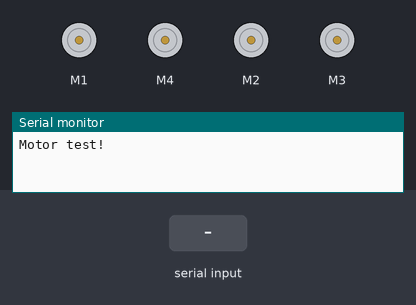
A sketch run on a simulated Arduino Mega 2560, built with avr-gcc and run on an emulated ATmega2560. On the bench: 4 × DC motor (green arrow = forward, orange = backward, longer = faster), the last lines printed to the serial monitor. The inputs (shaded band) are chosen by the test bench.

Above: at 1.2 s.
1.3 s: "i\n" received over the second serial link
At 2.5 s:
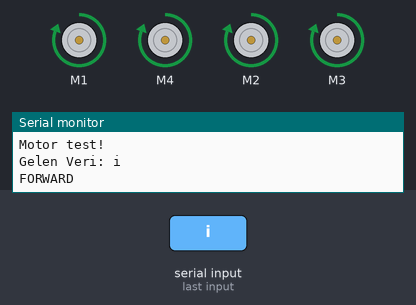
3.5 s: "g\n" received over the second serial link
At 5.4 s:
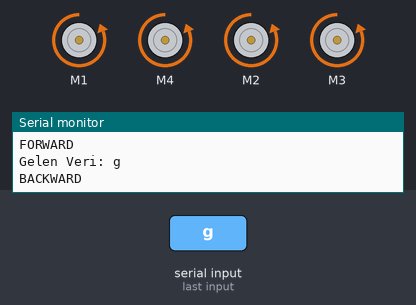
5.7 s: "d\n" received over the second serial link
At 6.17 s:
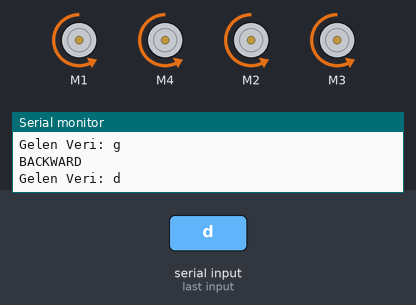
Timing chart, 0 to 8.7 s (numbered marks = the images above; inputs shaded):
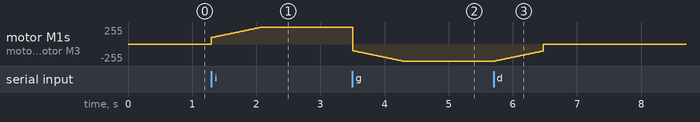

Measured:
- after the input at 1.3 s, motor M1, motor M4, motor M2, motor M3: moves from stopped to forward 255/255 over 0.78 s, starting at once
- after the input at 3.5 s, motor M1, motor M4, motor M2, motor M3: moves from forward 255/255 to backward 255/255 over 0.78 s, starting at once
- after the input at 5.7 s, motor M1, motor M4, motor M2, motor M3: moves from backward 255/255 to stopped over 0.75 s, starting at once

The sketch:

Arduino_Mega_v2_sonhal.ino
```cpp
#include <AFMotor.h>

AF_DCMotor leftBack(1); // create motor #1
AF_DCMotor rigthBack(2); // create motor #2
AF_DCMotor rigthFront(3); // create motor #3
AF_DCMotor leftFront(4); // create motor #4

String UART_DATA = "";
byte UART_LENGTH = 0;
boolean UART_COMPLETE = false;

byte BASE_SPEED = 100;

void setup() {

  Serial.begin(115200);           // set up Serial library at 9600 bps
  Serial1.begin(115200);
  Serial.println("Motor test!");

  leftBack.setSpeed(150);     //Hız 200 - 255
  leftFront.setSpeed(150);     //Hız 200 - 255
  rigthBack.setSpeed(150);     //Hız 200 - 255
  rigthFront.setSpeed(150);     //Hız 200 - 255
}

void loop() {
  UART_Control();


}


///////////////////////////////////////// Metotlar //////////////////////////////////
void forward(){
  BASE_SPEED = 100;
  leftBack.setSpeed(BASE_SPEED);
  leftFront.setSpeed(BASE_SPEED);
  rigthBack.setSpeed(BASE_SPEED);
  rigthFront.setSpeed(BASE_SPEED);

  Serial.println("FORWARD");
  leftFront.run(FORWARD);
  rigthFront.run(FORWARD);
  leftBack.run(FORWARD);
  rigthBack.run(FORWARD);

  for(byte i = 0; i < 31; i++){
    BASE_SPEED += 5;
    delay(25);
    leftBack.setSpeed(BASE_SPEED);
    leftFront.setSpeed(BASE_SPEED);
    rigthBack.setSpeed(BASE_SPEED);
    rigthFront.setSpeed(BASE_SPEED);
  }
}

void backward(){
  BASE_SPEED = 100;
  leftBack.setSpeed(BASE_SPEED);
  leftFront.setSpeed(BASE_SPEED);
  rigthBack.setSpeed(BASE_SPEED);
  rigthFront.setSpeed(BASE_SPEED);

  Serial.println("BACKWARD");
  leftFront.run(BACKWARD);
  rigthFront.run(BACKWARD);
  leftBack.run(BACKWARD);
  rigthBack.run(BACKWARD);

   for(byte i = 0; i < 31; i++){
    BASE_SPEED += 5;
    delay(25);
    leftBack.setSpeed(BASE_SPEED);
    leftFront.setSpeed(BASE_SPEED);
    rigthBack.setSpeed(BASE_SPEED);
    rigthFront.setSpeed(BASE_SPEED);
  }
}

void left(){
  BASE_SPEED = 200;
  leftBack.setSpeed(BASE_SPEED);
  leftFront.setSpeed(BASE_SPEED);
  rigthBack.setSpeed(BASE_SPEED);
  rigthFront.setSpeed(BASE_SPEED);

  Serial.println("LEFT");
  leftFront.run(BACKWARD);
  leftBack.run(BACKWARD);
  rigthFront.run(FORWARD);
  rigthBack.run(FORWARD);
}

void rigth(){
  BASE_SPEED = 200;
  leftBack.setSpeed(BASE_SPEED);
  leftFront.setSpeed(BASE_SPEED);
  rigthBack.setSpeed(BASE_SPEED);
  rigthFront.setSpeed(BASE_SPEED);

  Serial.println("RIGTH");
  leftFront.run(FORWARD);
  leftBack.run(FORWARD);
  rigthFront.run(BACKWARD);
  rigthBack.run(BACKWARD);
}

void stop(){
  for(byte i = 0; i < 31; i++){
    BASE_SPEED -= 5;
    delay(25);
    leftBack.setSpeed(BASE_SPEED);
    leftFront.setSpeed(BASE_SPEED);
    rigthBack.setSpeed(BASE_SPEED);
    rigthFront.setSpeed(BASE_SPEED);
  }

  Serial.println("dur");
  leftFront.run(RELEASE);
  leftBack.run(RELEASE);
  rigthFront.run(RELEASE);
  rigthBack.run(RELEASE);
}

void UART_Control(){
  //Serial Buffer = "ileri", Serial Buffer Size = 5, Serial.available() return -> 5.
  while(Serial1.available() > 0){
    char ch = Serial1.read();  //İlk okumada 'i', 'l', ..., her read() metodu çağrıldıktan sonra ilgili veri buffer'dan silinir ve buffer size 1 azaltılır.
    if(ch != '\n')
      UART_DATA += ch;  //"i", "il", "ile", "iler", "ileri"
    else{
      UART_COMPLETE = true;
      Serial.println("Gelen Veri: " + UART_DATA);
      break;
    }
  }

  if(UART_COMPLETE == true){
    //stop();
    //delay(500);

    if(UART_DATA[0] == 'i'){
      forward();
    }
    else if(UART_DATA[0] == 'g'){
      backward();
    }
    else if(UART_DATA[0] == 's' && UART_DATA[1] == 'a'){
      rigth();
    }
    else if(UART_DATA[0] == 's' && UART_DATA[1] == 'o'){
      left();
    }
    else if(UART_DATA[0] == 'd'){
      stop();
    }
    else{
      Serial.println("Gecersiz Komut");
    }

    UART_COMPLETE = false;
    UART_DATA = "";
  }
}
```
